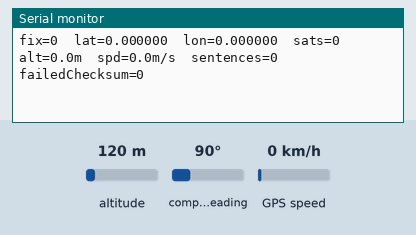
This sketch was run on a simulated ESP32-C3. Shown: the last lines printed to the serial monitor. The test bench sets the inputs (shaded band); at power-on: altitude 120 m, GPS speed 0 km/h, compass heading 90°. The GPS gets a fix after 3 s at 37.7749, -122.4194 with 8 satellites.

Above: at 2.2 s.
2.3 s: altitude set to 20 m
At 3.6 s:
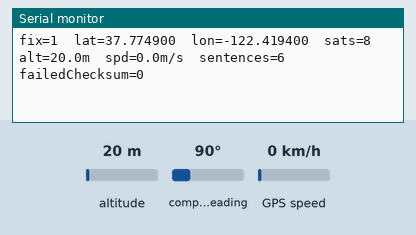
3.8 s: GPS speed set to 2 km/h
At 4.8 s:
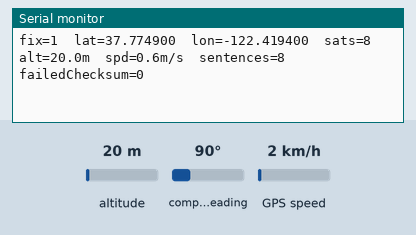
5.3 s: altitude set to 250 m
At 6.7 s:
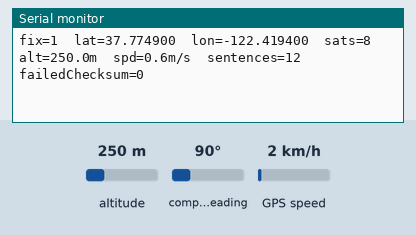
Timing chart, 0 to 8.3 s (numbered marks = the images above; inputs shaded):
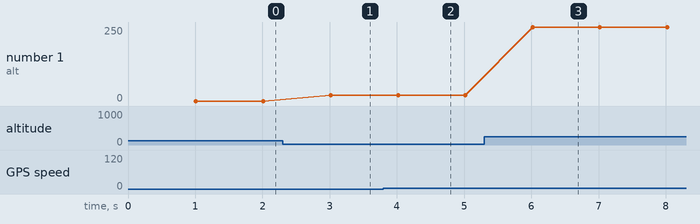

The sketch:

gps_parse_test.ino
```cpp
/*
 * ESP32-C3 GPS UART Read + TinyGPS++ Parse Test
 * ------------------------------------------------
 * Same passive listener as gps_raw_test.ino, but now runs the
 * stream through TinyGPS++ and prints decoded values instead of
 * raw NMEA text. Still no ESP-NOW - just confirming the parser
 * sees valid data before adding radio complexity.
 *
 * PASSIVE LISTENER: TX pin is passed as -1, never drives the
 * tapped wire.
 *
 * Wiring:
 *   GPS TXD (tapped wire) -> ESP32 GPIO20 (RX only)
 *   GND                   -> ESP32 GND
 *
 * Library needed: TinyGPS++ (search "TinyGPSPlus" by Mikal Hart
 * in the Arduino Library Manager - NOT the old "TinyGPS" library,
 * which has a different API).
 *
 * Open Serial Monitor at 115200. You'll see one status line per
 * second. "fix=0" with sats=0 is normal until it acquires - give
 * it clear sky view and a minute or two on a cold start.
 */

#include <Arduino.h>
#include <TinyGPS++.h>

#define GPS_RX_PIN 20
#define GPS_BAUD   115200

HardwareSerial GPSSerial(1);
TinyGPSPlus gps;

void setup() {

  Serial.begin(115200);
  delay(1000);

  Serial.println("Starting GPS parse test...");

  // -1 for TX pin = RX only, never drives the tapped wire
  GPSSerial.begin(GPS_BAUD, SERIAL_8N1, GPS_RX_PIN, -1);
}

unsigned long lastPrint = 0;

void loop() {
  while (GPSSerial.available()) {
    gps.encode(GPSSerial.read());
  }

  if (millis() - lastPrint >= 1000) {
    lastPrint = millis();

    Serial.printf(
      "fix=%d  lat=%.6f  lon=%.6f  sats=%d  alt=%.1fm  spd=%.1fm/s  sentences=%lu  failedChecksum=%lu\n",
      gps.location.isValid(),
      gps.location.isValid() ? gps.location.lat() : 0.0,
      gps.location.isValid() ? gps.location.lng() : 0.0,
      gps.satellites.isValid() ? gps.satellites.value() : 0,
      gps.altitude.isValid() ? gps.altitude.meters() : 0.0f,
      gps.speed.isValid() ? gps.speed.mps() : 0.0f,
      gps.sentencesWithFix(),
      gps.failedChecksum()
    );

    // If this stays at 0 while you're clearly seeing NMEA text in
    // the raw test, it usually means TinyGPS++ isn't getting bytes
    // fast enough or characters are being dropped - but since your
    // raw test looked clean, that shouldn't be an issue here.
    if (gps.charsProcessed() < 10 && millis() > 5000) {
      Serial.println("WARNING: No NMEA data seen yet - check wiring.");
    }
  }
}
```

Measured:
- after the input at 2.3 s, the serial monitor: prints a new line after 0.72 s (image 1)
- after the input at 3.8 s, the serial monitor: prints a new line after 0.22 s (image 2)
- after the input at 5.3 s, the serial monitor: prints a new line after 0.72 s (image 3)
- plotted number 1: 0 → 20 after the input at 2.3 s, 20 → 250 after the input at 5.3 s
